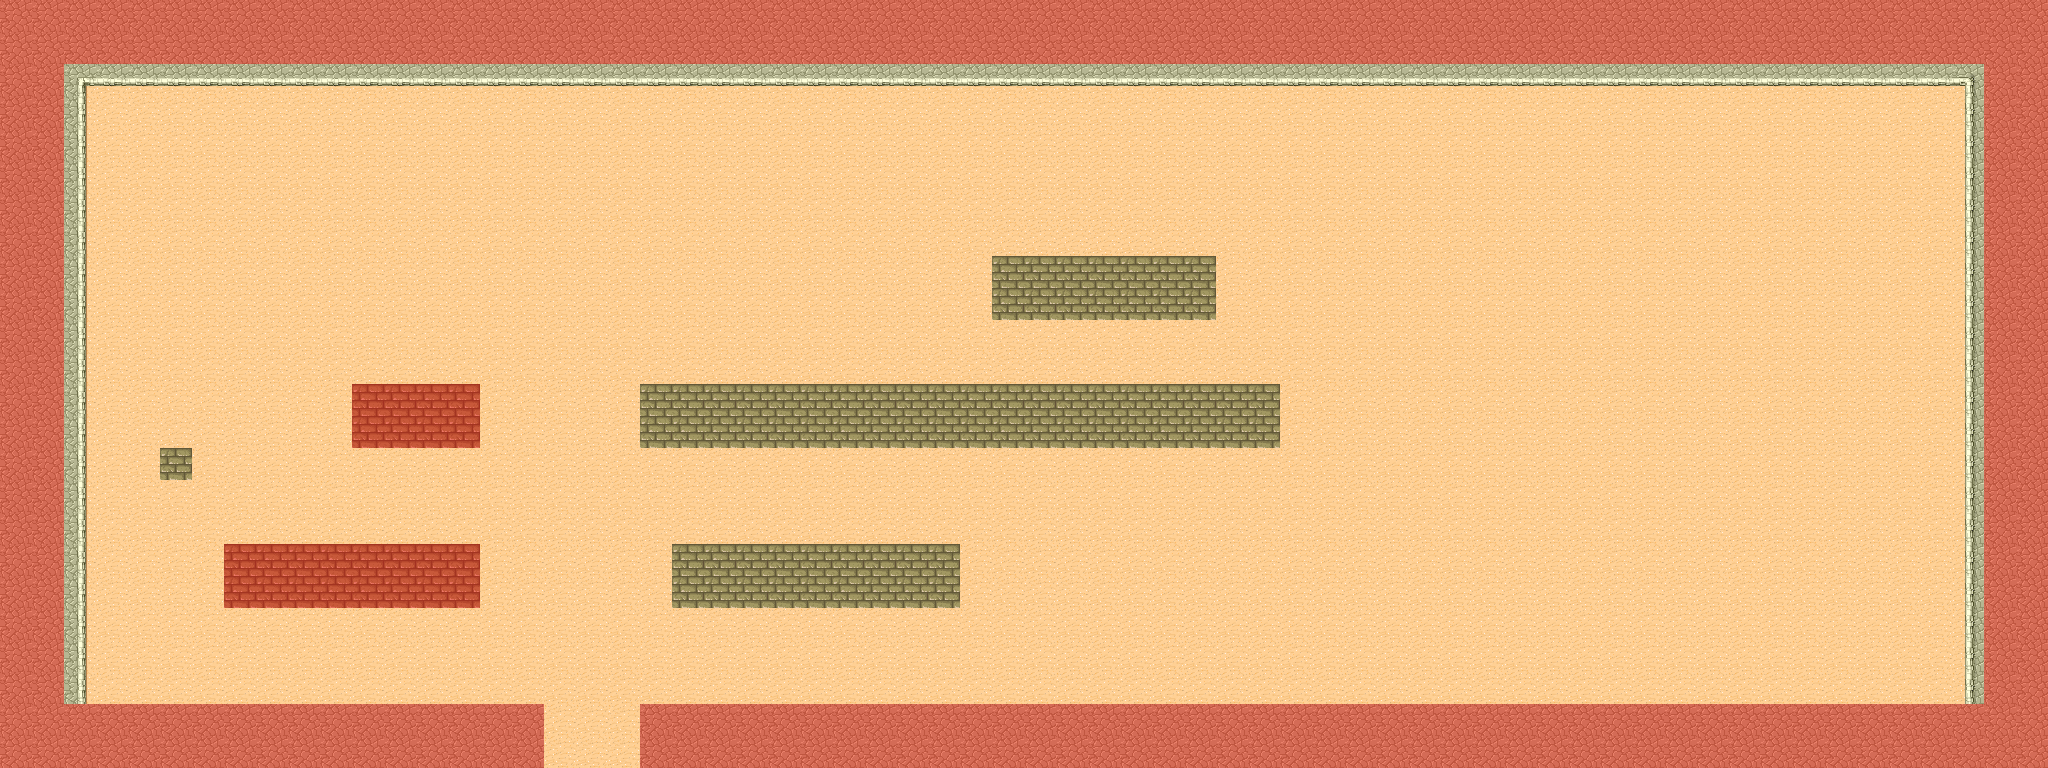

This game map was drawn from its Tiled (.tmx) file and the tilesets committed beside it. A one-line description and the trimmed map source follow:
An orthogonal 64x24 tile map with 32x32 px tiles, 2 tile layers (Map, Colisions), 2 tilesets.

<map version="1.10" tiledversion="1.10.2" orientation="orthogonal" renderorder="right-down" width="64" height="24" tilewidth="32" tileheight="32" infinite="0" nextlayerid="5" nextobjectid="8">
 <tileset firstgid="1" name="tmw_desert_spacing" tilewidth="32" tileheight="32" spacing="1" margin="1" tilecount="48" columns="8">
  <image source="tmw_desert_spacing.png" width="265" height="199" />
  <wangsets>
   <wangset name="Brick" type="corner" tile="9">
    <wangcolor name="" color="#ff0000" tile="-1" probability="1" />
    <wangtile tileid="0" wangid="0,0,0,1,0,0,0,0" />
    <wangtile tileid="1" wangid="0,0,0,1,0,1,0,0" />
    <wangtile tileid="2" wangid="0,0,0,0,0,1,0,0" />
    <wangtile tileid="8" wangid="0,1,0,1,0,0,0,0" />
    <wangtile tileid="9" wangid="0,1,0,1,0,1,0,1" />
    <wangtile tileid="10" wangid="0,0,0,0,0,1,0,1" />
    <wangtile tileid="16" wangid="0,1,0,0,0,0,0,0" />
    <wangtile tileid="17" wangid="0,1,0,0,0,0,0,1" />
    <wangtile tileid="18" wangid="0,0,0,0,0,0,0,1" />
    <wangtile tileid="19" wangid="0,1,0,0,0,1,0,1" />
    <wangtile tileid="20" wangid="0,1,0,1,0,0,0,1" />
    <wangtile tileid="27" wangid="0,0,0,1,0,1,0,1" />
    <wangtile tileid="28" wangid="0,1,0,1,0,1,0,0" />
   </wangset>
   <wangset name="Marble" type="corner" tile="33">
    <wangcolor name="" color="#ff0000" tile="-1" probability="1" />
    <wangtile tileid="24" wangid="0,0,0,1,0,0,0,0" />
    <wangtile tileid="25" wangid="0,0,0,1,0,1,0,0" />
    <wangtile tileid="26" wangid="0,0,0,0,0,1,0,0" />
    <wangtile tileid="32" wangid="0,1,0,1,0,0,0,0" />
    <wangtile tileid="33" wangid="0,1,0,1,0,1,0,1" />
    <wangtile tileid="34" wangid="0,0,0,0,0,1,0,1" />
    <wangtile tileid="35" wangid="0,1,0,0,0,1,0,1" />
    <wangtile tileid="36" wangid="0,1,0,1,0,0,0,1" />
    <wangtile tileid="40" wangid="0,1,0,0,0,0,0,0" />
    <wangtile tileid="41" wangid="0,1,0,0,0,0,0,1" />
    <wangtile tileid="42" wangid="0,0,0,0,0,0,0,1" />
    <wangtile tileid="43" wangid="0,0,0,1,0,1,0,1" />
    <wangtile tileid="44" wangid="0,1,0,1,0,1,0,0" />
   </wangset>
   <wangset name="Sand" type="corner" tile="14">
    <wangcolor name="" color="#ff0000" tile="29" probability="1" />
    <wangtile tileid="3" wangid="0,1,0,0,0,1,0,1" />
    <wangtile tileid="4" wangid="0,1,0,1,0,0,0,1" />
    <wangtile tileid="5" wangid="0,0,0,1,0,0,0,0" />
    <wangtile tileid="6" wangid="0,0,0,1,0,1,0,0" />
    <wangtile tileid="7" wangid="0,0,0,0,0,1,0,0" />
    <wangtile tileid="11" wangid="0,0,0,1,0,1,0,1" />
    <wangtile tileid="12" wangid="0,1,0,1,0,1,0,0" />
    <wangtile tileid="13" wangid="0,1,0,1,0,0,0,0" />
    <wangtile tileid="14" wangid="0,1,0,1,0,1,0,1" />
    <wangtile tileid="15" wangid="0,0,0,0,0,1,0,1" />
    <wangtile tileid="21" wangid="0,1,0,0,0,0,0,0" />
    <wangtile tileid="22" wangid="0,1,0,0,0,0,0,1" />
    <wangtile tileid="23" wangid="0,0,0,0,0,0,0,1" />
   </wangset>
  </wangsets>
 </tileset>
 <tileset firstgid="49" name="MapMetadata" tilewidth="32" tileheight="32" spacing="1" margin="1" tilecount="2" columns="2">
  <image source="MapMetadata.png" width="67" height="34" />
 </tileset>
 <layer id="1" name="Map" width="64" height="24">
  <properties>
   <property name="Draw" type="bool" value="true" />
  </properties>
  <data>[1536 cells, 1536 non-empty, 8 distinct tile ids]</data>
 </layer>
 <layer id="2" name="Colisions" width="64" height="24">
  <properties>
   <property name="Draw" type="bool" value="false" />
  </properties>
  <data>[1536 cells, 354 non-empty, 1 distinct tile ids]</data>
 </layer>
</map>
